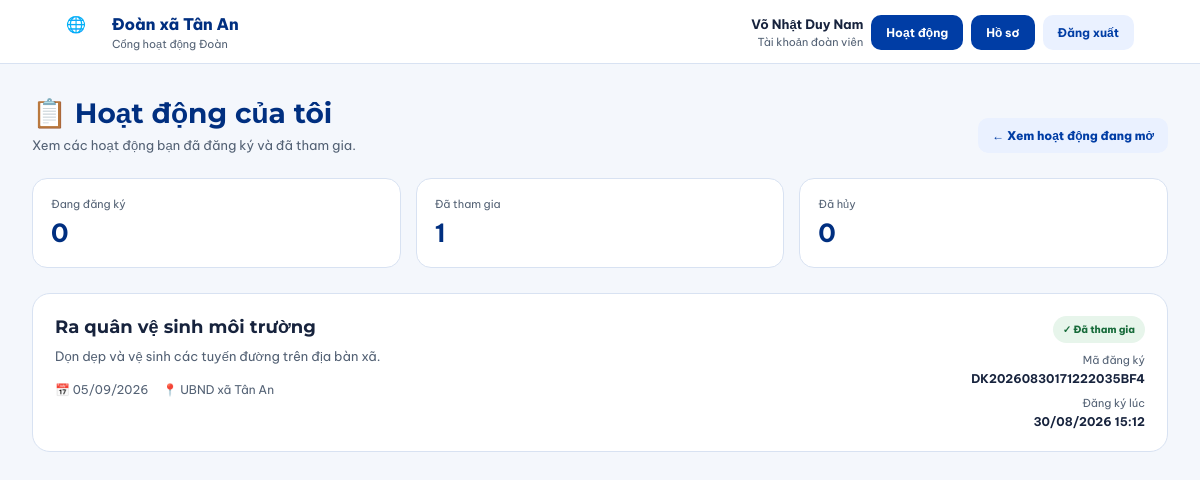
Screenshot of /my-activities.php (signed in) with the database file from the repository.
### tables this page shows
CREATE TABLE `registrations` (
  `id` int(11) NOT NULL,
  `user_id` int(11) NOT NULL,
  `activity_id` int(11) NOT NULL,
  `confirmation_code` varchar(50) NOT NULL,
  `status` enum('registered','cancelled','attended') DEFAULT 'registered',
  `registered_at` timestamp NOT NULL DEFAULT current_timestamp()
);

CREATE TABLE `activities` (
  `id` int(11) NOT NULL,
  `name` varchar(255) NOT NULL,
  `description` text DEFAULT NULL,
  `image` varchar(255) DEFAULT NULL,
  `activity_date` date NOT NULL,
  `registration_deadline` datetime DEFAULT NULL,
  `end_date` datetime DEFAULT NULL,
  `start_time` time DEFAULT NULL,
  `end_time` time DEFAULT NULL,
  `location` varchar(255) DEFAULT NULL,
  `maps_url` text DEFAULT NULL,
  `max_participants` int(11) DEFAULT 0,
  `status` enum('open','closed','completed') DEFAULT 'open',
  `created_at` timestamp NOT NULL DEFAULT current_timestamp(),
  `updated_at` timestamp NOT NULL DEFAULT current_timestamp() ON UPDATE current_timestamp()
);

### my-activities.php (the view, shortened to what this page needs)
<?php
require_once "config/database.php";
$user_id = (int) $_SESSION["user_id"];
$stmt = $pdo->prepare("
    SELECT
        r.id AS registration_id,
        r.confirmation_code,
        r.status AS registration_status,
        r.registered_at,
        a.id AS activity_id,
        a.name,
        a.description,
        a.activity_date,
        a.start_time,
        a.end_time,
        a.location,
        a.status AS activity_status
    FROM registrations r
    INNER JOIN activities a
        ON r.activity_id = a.id
    WHERE r.user_id = ?
    ORDER BY a.activity_date DESC, r.registered_at DESC
");
$stmt->execute([$user_id]);
$activities = $stmt->fetchAll(PDO::FETCH_ASSOC);
$total_registered = 0;
$total_attended = 0;
$total_cancelled = 0;
foreach ($activities as $item) {
    if ($item["registration_status"] === "registered") {
        $total_registered++;
    } elseif ($item["registration_status"] === "attended") {
        $total_attended++;
    } elseif ($item["registration_status"] === "cancelled") {
        $total_cancelled++;
    }
}
?>
<!DOCTYPE html>
<html lang="vi">
<head>
    <link rel="stylesheet" href="assets/css/style.css">
</head>
<body>
<nav class="navbar">
    <div class="nav-inner">
        <a href="index.php" class="brand">
            <div class="brand-icon">🌐</div>
            <div>
                <div class="brand-name">Đoàn xã Tân An</div>
                <div class="brand-sub">Cổng hoạt động Đoàn</div>
            </div>
        </a>
        <div class="nav-user">
            <div class="welcome">
                <strong><?= htmlspecialchars($_SESSION["full_name"] ?? "Đoàn viên") ?></strong>
                <span>Tài khoản đoàn viên</span>
            </div>
            <a href="index.php" class="nav-btn login-btn">Hoạt động</a>
            <a href="profile.php" class="nav-btn login-btn">Hồ sơ</a>
            <a href="logout.php" class="nav-btn logout-btn">Đăng xuất</a>
        </div>
    </div>
</nav>
<main class="history-main">
    <div class="history-header">
        <div>
            <h1>📋 Hoạt động của tôi</h1>
            <p>Xem các hoạt động bạn đã đăng ký và đã tham gia.</p>
        </div>
        <a href="index.php" class="back-btn">← Xem hoạt động đang mở</a>
    </div>
    <div class="history-stats">
        <div class="history-stat">
            <span>Đang đăng ký</span>
            <strong><?= $total_registered ?></strong>
        </div>
        <div class="history-stat">
            <span>Đã tham gia</span>
            <strong><?= $total_attended ?></strong>
        </div>
        <div class="history-stat">
            <span>Đã hủy</span>
            <strong><?= $total_cancelled ?></strong>
        </div>
    </div>
    <?php if (count($activities) === 0): ?>
        <div class="history-empty">
            <div class="history-empty-icon">📭</div>
            <h3>Bạn chưa có hoạt động nào</h3>
            <p>Hãy chọn một hoạt động đang mở và đăng ký tham gia.</p>
            <a href="index.php">Xem hoạt động →</a>
        </div>
    <?php else: ?>
        <div class="history-list">
            <?php foreach ($activities as $item): ?>
                <div class="history-card">
                    <div>
                        <h3 class="history-title"><?= htmlspecialchars($item["name"]) ?></h3>
                        <div class="history-description">
                            <?= htmlspecialchars(
                                !empty($item["description"])
                                ? $item["description"]
                                : "Hoạt động Đoàn xã Tân An."
                            ) ?>
                        </div>
                        <div class="history-info">
                            <span>
                                📅
                                <?= !empty($item["activity_date"])
                                    ? date("d/m/Y", strtotime($item["activity_date"]))
                                    : "Chưa cập nhật"
                                ?>
                            </span>
                            <span>
                                📍
                                <?= htmlspecialchars(
                                    !empty($item["location"])
                                    ? $item["location"]
                                    : "Chưa cập nhật"
                                ) ?>
                            </span>
                        </div>
                    </div>
                    <div class="history-right">
                        <?php if ($item["registration_status"] === "registered"): ?>
                            <span class="history-status registered">Đã đăng ký</span>
                        <?php elseif ($item["registration_status"] === "attended"): ?>
                            <span class="history-status attended">✓ Đã tham gia</span>
                        <?php else: ?>
                            <span class="history-status cancelled">Đã hủy</span>
                        <?php endif; ?>
                        <div class="history-code">
                            Mã đăng ký
                            <strong>
                                <?= htmlspecialchars(
                                    !empty($item["confirmation_code"])
                                    ? $item["confirmation_code"]
                                    : "-"
                                ) ?>
                            </strong>
                        </div>
                        <div class="history-code">
                            Đăng ký lúc
                            <strong>
                                <?= !empty($item["registered_at"])
                                    ? date("d/m/Y H:i", strtotime($item["registered_at"]))
                                    : "-"
                                ?>
                            </strong>
                        </div>
                    </div>
                </div>
            <?php endforeach; ?>
        </div>
    <?php endif; ?>
</main>
</body>
</html>

### assets/css/style.css (style rules this page uses)
* { box-sizing: border-box; margin: 0; padding: 0; }
:root { --blue: #003DA5; --blue-dark: #002F80; --blue-mid: #1456C0; --blue-light: #EAF1FF; --blue-soft: #F4F7FC; --text: #17233D; --muted: #536174; --border: #D8E2F2; --white: #FFFFFF; --shadow: 0 14px 32px rgba(0, 61, 165, 0.09); }
html { scroll-behavior: smooth; }
body { font-family: Arial, Helvetica, sans-serif; background: var(--blue-soft); color: var(--text); min-height: 100vh; }
.navbar { background: rgba(255, 255, 255, 0.98); border-bottom: 1px solid var(--border); position: sticky; top: 0; z-index: 100; }
.nav-inner { max-width: 1180px; margin: auto; padding: 14px 22px; display: flex; justify-content: space-between; align-items: center; gap: 20px; }
.brand { display: flex; align-items: center; gap: 11px; text-decoration: none; color: var(--text); }
.brand-icon { width: 36px; height: 36px; }
.brand-name { font-weight: 800; font-size: 16px; color: var(--blue-dark); }
.brand-sub { color: var(--muted); font-size: 11px; margin-top: 3px; }
.nav-user { display: flex; align-items: center; gap: 10px; }
.welcome { text-align: right; }
.welcome strong { display: block; font-size: 13px; color: var(--text); }
.welcome span { display: block; margin-top: 3px; font-size: 11px; color: var(--muted); }
.nav-btn { padding: 10px 15px; border-radius: 10px; text-decoration: none; font-size: 12px; font-weight: 700; transition: 0.2s ease; }
.login-btn { background: var(--blue); color: var(--white); }
.logout-btn { background: var(--blue-light); color: var(--blue); }
.navbar { height: 64px !important; min-height: 64px !important; }
.nav-inner { height: 64px !important; display: flex !important; align-items: center !important; justify-content: space-between !important; }
.brand { display: flex !important; align-items: center !important; gap: 10px !important; height: 64px !important; text-decoration: none !important; }
.navbar { width: 100%; min-height: 64px; background: white; }
.nav-inner { width: 100%; max-width: 1100px; min-height: 64px; margin: 0 auto; padding: 0 16px; display: flex !important; align-items: center !important; justify-content: space-between !important; flex-direction: row !important; flex-wrap: nowrap !important; }
.brand { display: flex !important; align-items: center !important; flex-direction: row !important; gap: 10px; text-decoration: none; flex-shrink: 0; }
.nav-user { display: flex !important; align-items: center !important; flex-direction: row !important; flex-wrap: nowrap !important; gap: 8px; margin-left: auto; }
.welcome { text-align: right; display: flex; flex-direction: column; white-space: nowrap; }
.nav-btn { display: inline-flex !important; align-items: center; justify-content: center; white-space: nowrap; }
body { font-family: "Be Vietnam Pro", Arial, sans-serif !important; }
h1, h2, h3 { font-family: Montserrat, "Be Vietnam Pro", Arial, sans-serif !important; }
:root { color-scheme: light; }

### rows the page displays
registrations: activity.name "Ra quân vệ sinh môi trường", activity.description "Dọn dẹp và vệ sinh các tuyến đường trên địa bàn xã.", activity.activity_date "05/09/2026", activity.location "UBND xã Tân An", status "✓ Đã tham gia", confirmation_code "DK20260830171222035BF4", registered_at "30/08/2026 15:12"

### other values shown
$_SESSION["full_name"] "Võ Nhật Duy Nam"
$total_registered "0"
$total_attended "1"
$total_cancelled "0"
